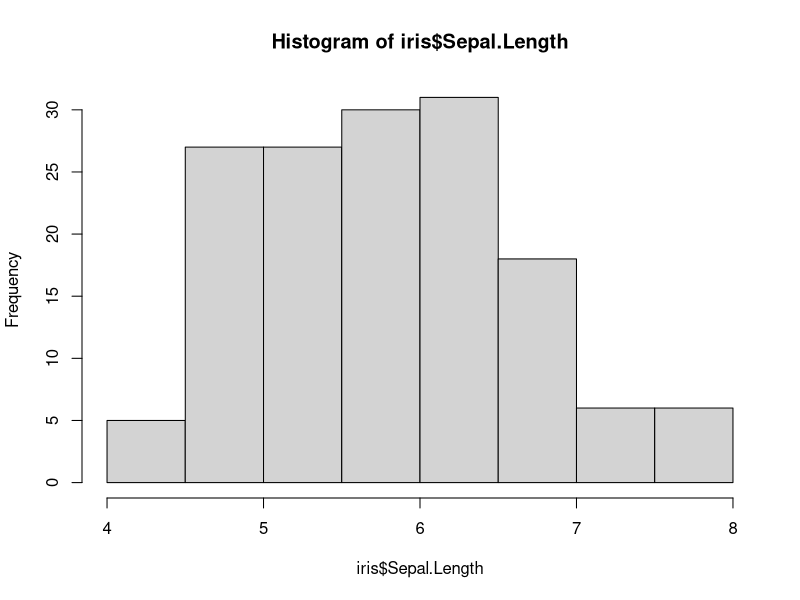
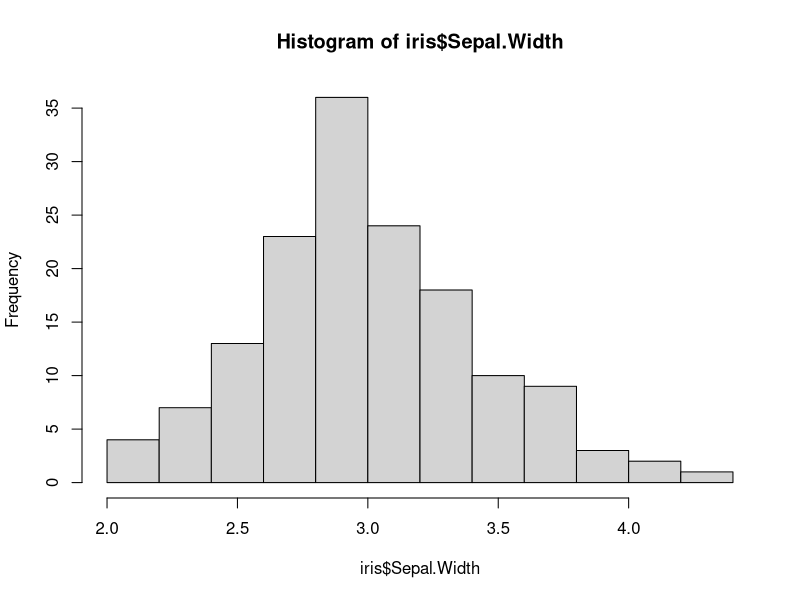
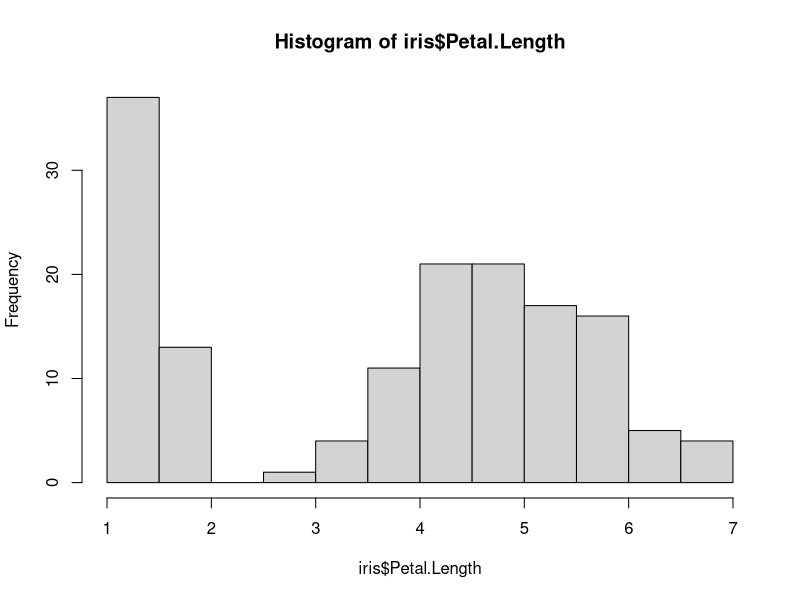
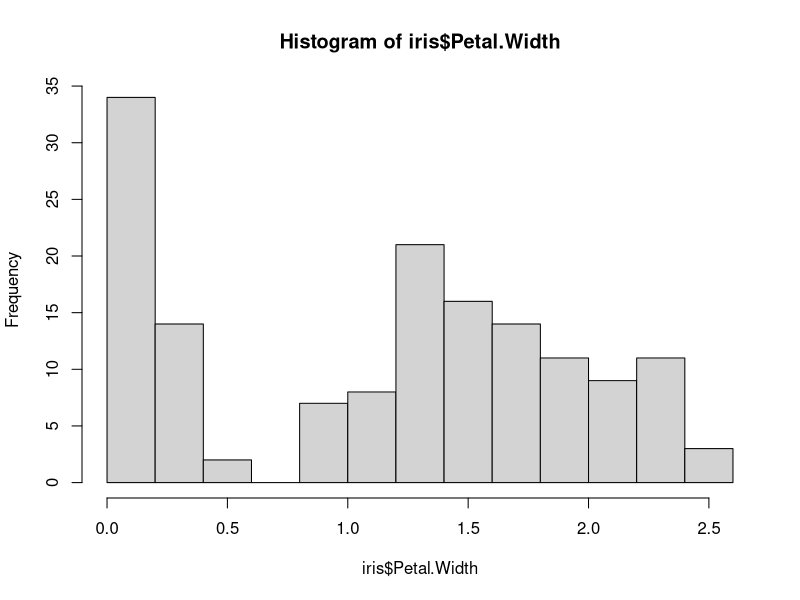
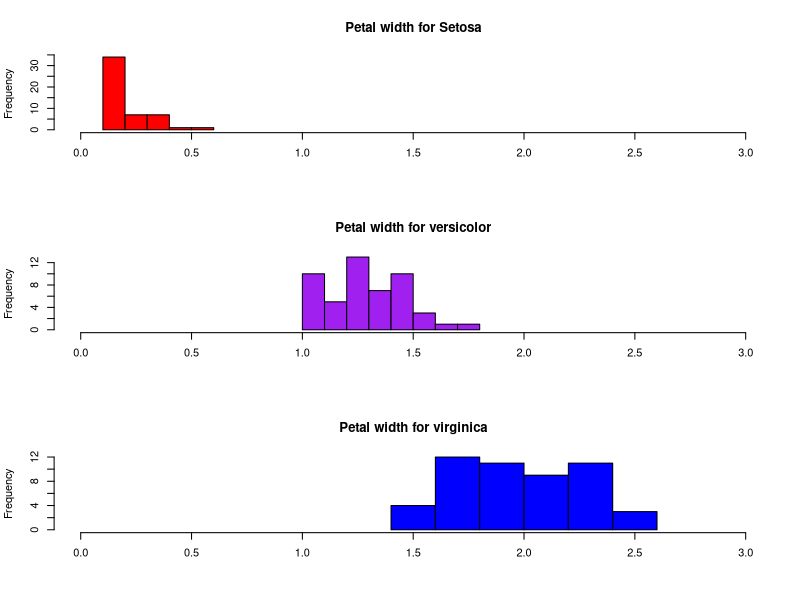

Source code (R) for these figures, in order:
# the histogram function is used to create histograms
# get R documentation histogram function
?hist
# call histogram function giving it 1 quantitve 
# variable in the iris data frame
# x-axis is telling us the different sepal lengths
# y-axis is telling us the number of data points
#this generated a somewhat normal distribution
hist(iris$Sepal.Length)
#this generated a somewhat normal distribution
hist(iris$Sepal.Width)
#this generated outlider data
hist(iris$Petal.Length)
#this generated outlider data
hist(iris$Petal.Width)

# when observe anolomies in the data, like outlier dara
# it comes in handy to group your plots together

#the apr function may be used
#the par function changes the grapic defualt parameters
#get r documentation
?par

#get r documentation on the concatenate
?c

# group 3 histograms in 3 rows and 1 column
par(mfrow = c(3,1))

#create a histogram
hist(iris$Petal.Width[iris$Species == "setosa"],
xlim = c(0,3), #limit x-axia from 0 - 3
brakes = 9,
main = "Petal width for Setosa",
xlab = "",
col = "red"
)

hist(iris$Petal.Width[iris$Species == "versicolor"],
xlim = c(0,3), #limit x-axia from 0 - 3
brakes = 9,
main = "Petal width for versicolor",
xlab = "",
col = "purple"
)

hist(iris$Petal.Width[iris$Species == "virginica"],
xlim = c(0,3), #limit x-axia from 0 - 3
brakes = 9,
main = "Petal width for virginica",
xlab = "",
col = "blue"
)

# restore graphic default 
par(mfrow = c(1,1))